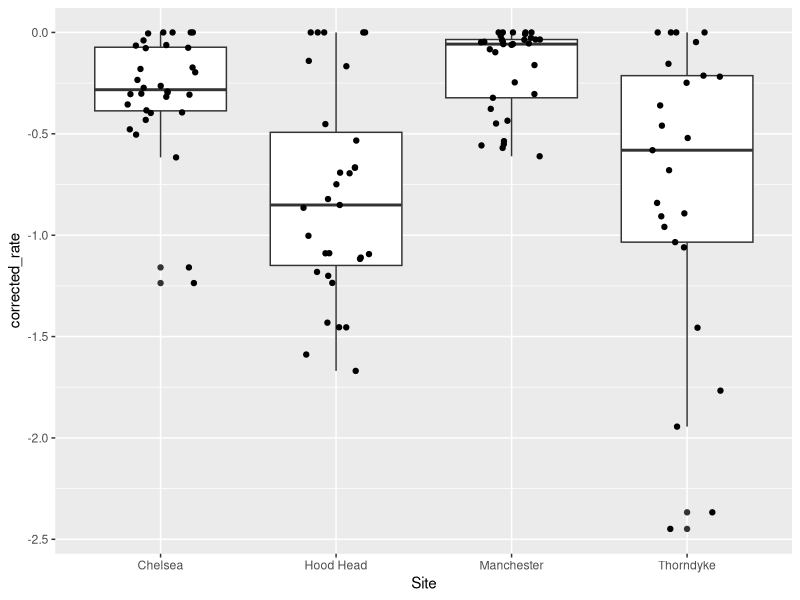
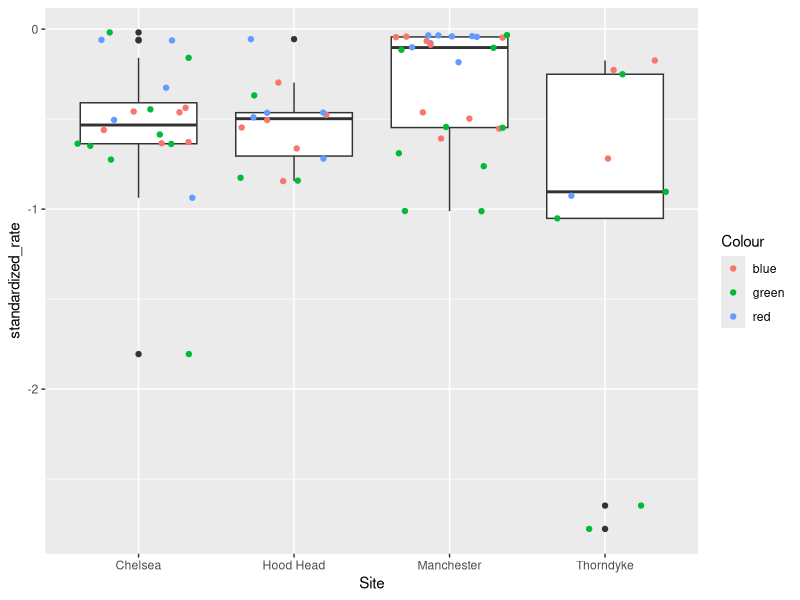

Here is the R script that generated these plots, in order: (Note: this script raises an error after producing the figures.)
library(tidyverse)
project_wd <- "C:/Users/Kathe/OneDrive/Documents/CICOES/oyster_respirometry/july2023_field_resp"
setwd(project_wd)
animalratedat <- read.csv("animal_resp_rates.csv")

###### CORRECT FOR BACKGROUND ###################################################################################
bgrddat <- animalratedat %>% 
  filter(tolower(Colour) == "blank") %>% 
  select(run, rate) %>%
  filter(run != 5)#comment back in to remove outlier bg rates

glimpse(bgrddat)
  
#now runs 2 and 14 are missing background values -- take mean of runs before and after
missing_blanks <- data.frame(run=5,
                             rate=mean(bgrddat$rate[which(bgrddat$run==4 | bgrddat$run==6)]))
bgrddat <- rbind(bgrddat, missing_blanks)
bgrddat <- bgrddat %>% rename(bgrd_rate=rate)#prep for merge by renaming rate column

animalratedat <- merge(animalratedat, bgrddat, by="run")

#subtract the background rates from the animal rates
animalratedat$corrected_rate <- animalratedat$rate - animalratedat$bgrd_rate

#check for positive rates -- indicates outlier bg rate
animalratedat$positve <- animalratedat$corrected_rate > 0
summary(animalratedat)
animalratedat$Respirometry.number[which(animalratedat$positve==TRUE)]

ggplot(data=animalratedat, aes(x=Site, y=corrected_rate))+
  geom_boxplot()+
  geom_jitter(width=0.2)

###### STANDARDIZE BY DRY MASS ###################################################################################
massdat <- read.csv("dry_mass.csv")

#calculate missing tissue dry mass values
massdat$Oyster.tissue.dry.mass <- massdat$Tin.and.oyster.tissue.dry.mass - massdat$Empty.tin.mass
#select necessary info
july_dry_mass <- massdat %>% filter(Origin=="JulyResp") %>% select(Oyster.Number, Oyster.tissue.dry.mass)
#left join mass data onto rates data by oyster/repirometry number
animalratesdat_withmass <- merge(animalratedat, july_dry_mass, by.x="Respirometry.number", by.y="Oyster.Number")
animalratesdat_withmass$standardized_rate <- animalratesdat_withmass$corrected_rate/animalratesdat_withmass$Oyster.tissue.dry.mass
animalratesdat_withmass$positive <- animalratesdat_withmass$standardized_rate > 0

summary(animalratesdat_withmass)
animalratesdat_withmass$Colour <- as.factor(tolower(animalratesdat_withmass$Colour))
animalratesdat_withmass$Respirometry.number[which(animalratesdat_withmass$Colour=="red ")]
animalratesdat_withmass$Respirometry.number[which(animalratesdat_withmass$Colour=="green ")]

animalratesdat_withmass$Colour[which(animalratesdat_withmass$Colour=="blue "|animalratesdat_withmass$Colour=="bue")] <- "blue"
animalratesdat_withmass$Colour[which(animalratesdat_withmass$Colour=="green ")] <- "green"

#filtered out crazy outliers and blanks in my plot
ggplot(data=animalratesdat_withmass%>%filter(Respirometry.number!=90 & Respirometry.number!=89 & tolower(Colour)!="blank" & run!=3))+
  geom_boxplot(aes(x=Site, y=standardized_rate))+
  geom_jitter(aes(x=Site, y=standardized_rate, color=Colour))
ggplot(data=animalratesdat_withmass%>%filter(Respirometry.number!=90 & Respirometry.number!=89 & tolower(Colour)!="blank" & run!=3))+
  geom_boxplot(aes(x=Colour, y=standardized_rate))+
  geom_jitter(aes(x=Colour, y=standardized_rate, color=positive))+
  facet_wrap()

write.csv(animalratesdat_withmass, "corrected_resp_rates.csv")
